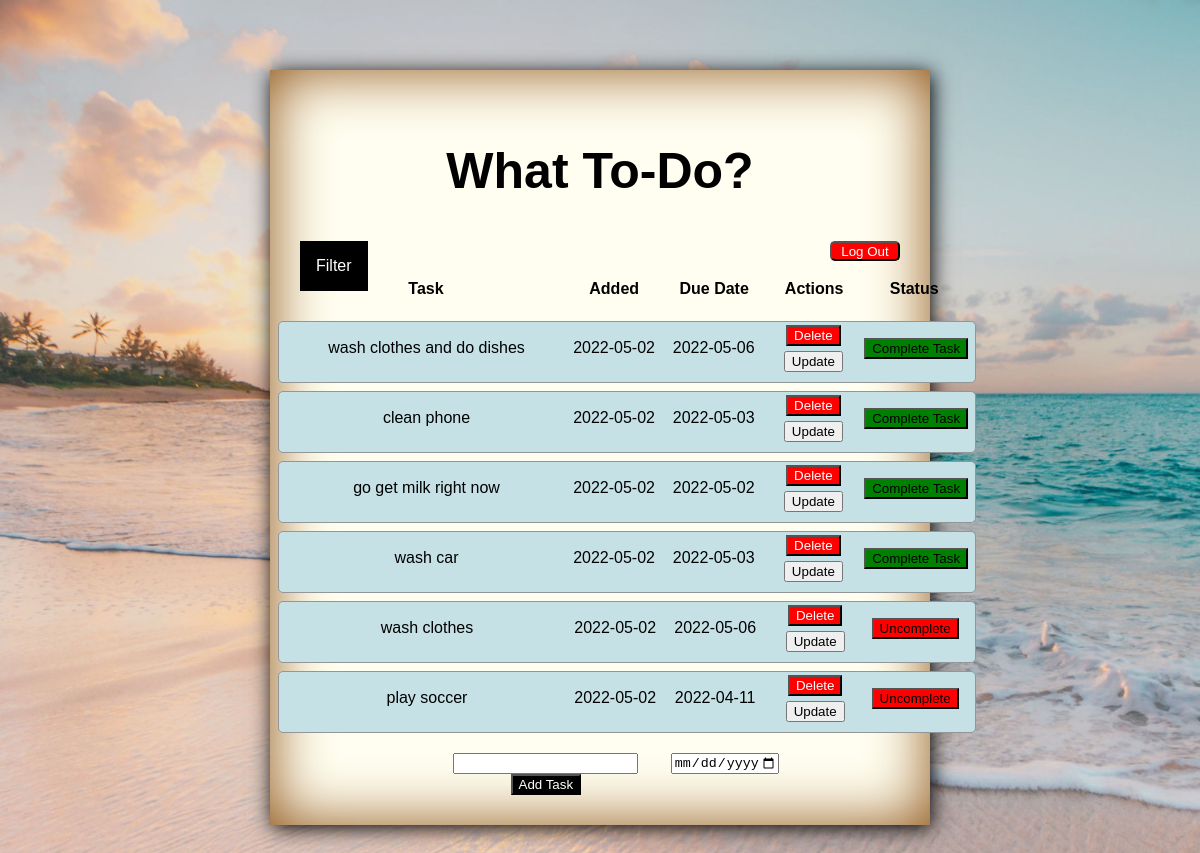
The page /notcompleted (signed in) on the database its author committed.
### app.py (models this page shows, shortened)
class Todo(db.Model):
    __table_name__ = "todo"
    id = db.Column(db.Integer, primary_key=True)
    user_id = db.Column(db.Integer, db.ForeignKey("user.id"))
    content = db.Column(db.String(200), nullable=False)
    completed = db.Column(db.Boolean, default=False)
    date_due = db.Column(db.DateTime, nullable=False, default=datetime.utcnow)
    date_completed = db.Column(db.DateTime, default=datetime.utcnow)
    date_created = db.Column(db.DateTime, default=datetime.utcnow)

### app.py (the view)
@app.route("/notcompleted")
def notcompleted():
    tasks = Todo.query.order_by(Todo.completed).filter_by(
        user_id=current_user.id).all()
    logged_in_user = User.query.filter_by(id=current_user.id).first()
    return render_template("index.html", tasks=tasks, user=logged_in_user)

### app.py (called while the page is built)
@login_manager.user_loader
def load_user(user_id):
    if user_id is not None:
        return User.query.get(user_id)
    return None

### templates/index.html (shortened to what this page needs)
{% extends 'base.html' %}
{% block body %}
<div class="container">
    <div class="backgroudC">
<section>
<div>
    <h1>What To-Do?</h1>
</div>
<div>
    <a href="/logout"><button class="logoutBtn">Log Out</button></a>
</div>
</section>
<div>
    <ul>
        <li>Filter</a>
        </li>
    </ul>
  </div>
<div class="table-container">
    {% if tasks|length < 1 %}
    <h4>There are no tasks. Create a task.</h4>
    {% else %}
    <table>
        <tr class="table-headers">
            <th class="th1">Task</th>
            <th class="th2">Added</th>
            <th class="th3">Due Date</th>
            <th class="th4">Actions</th>
            <th class="th5">Status</th>
        </tr>
        {% for task in tasks %}
            <tr class="tasks">
                <td class="task">{{ task.content }}</td>
                <td class="added">{{ task.date_created.date() }}</td>
                <td class="dueDate">{{task.date_due.date()}}</td>
                <td class="actions">
                    <a href="/delete/{{ task.id }}"><button class="deleteBtn ">Delete</button></a>
                    <br>
                    <a href="/update/{{ task.id }}"><button>Update</button></a>
                </td>
                <td class="completed">
                    {% if task.completed == True %}
                    <form action="/incomplete/{{ task.id }}" method="POST">
                        <input type="submit" class="uncompleteBtn" value="Uncomplete" />
                    </form>
                    {% else %}
                    <form action="/complete/{{ task.id }}" method="POST" >
                        <input
                        type="submit"
                        class="completeBtn"
                        value="Complete Task"
                        />
                    </form>
                    {% endif %}
                </td>
            </tr>
        {% endfor %}
    </table>
    {% endif %}
</div>
    <form class="calandaddBtn" actions="/" method="POST">
        <div class="addtaskContainer">
            <input type="text" name="content" id="content">
            <input type="submit" class="addTaskBtn" value="Add Task">
        </div>
        <div>
            <input
              class="calender"
              type="date"
              id="date"
              name="date_due"
              value= null
              min="2022-05-02"
              max="2028-12-31"
              style="margin-right: 2%"
            />
          </div>
    </form>
    </div>
</div>
{% endblock %}

### static/css/main.css (style rules this page uses)
body { margin: 0; font-family: sans-serif; }
h1 { color: black; font-family: sans-serif; font-size: 50px; }
.container { margin: 0px; margin-left: 0px; margin-right: 0px; width: 100%; height: 70%; padding: 70px 0; text-align: center; }
.backgroudC { padding: 30px; width: 50%; margin: auto; justify-content: center; box-shadow: 2px 3px 20px black, 0 0 60px #8a4d0f inset; background: #fffef0; }
.table-container { display: flex; justify-content: center; margin: auto; width: 85%; padding: 10px; }
.table-headers { border-radius: 5px; align-items: center; justify-content: space-between; height: 30px; margin-bottom: 8px; padding: 5px 10px; display: flex; width: 95%; }
.tasks { border-radius: 5px; align-items: center; justify-content: space-between; border: 1px solid #939697; cursor: pointer; background-color: #c5e1e6; height: 50px; margin-bottom: 8px; padding: 5px 10px; display: flex; width: 95%; }
.th1 { width: 280px; height: auto; margin: 0px 0px 8px; }
.th2 { width: 100px; height: auto; margin: 0px 0px 8px; }
.th3 { width: 100px; height: auto; margin: 0px 0px 8px; }
.th4 { width: 100px; height: auto; margin: 0px 0px 8px; }
.th5 { width: 100px; height: auto; margin: 0px 0px 8px; }
.task { width: 280px; height: auto; margin: 0px 0px 8px; }
.added { width: 100px; height: auto; margin: 0px 0px 8px; }
.dueDate { width: 100px; height: auto; margin: 0px 0px 8px; }
.actions { width: 100px; height: auto; margin: 0px 0px 8px; }
.completed { width: 100px; height: auto; margin: 0px 0px 8px; }
html { background-image: url("/static/backgroundjpg.jpg"); background-repeat: no-repeat; background-size: cover; }

### static/css/buttons.css (style rules this page uses)
.deleteBtn { background-color: red; color: white; margin-bottom: 5px; }
.completeBtn { background-color: green; }
.uncompleteBtn { background-color: red; }
.logoutBtn { float: right; background-color: red; color: white; width: 70px; height: 20px; border-radius: 5px; }
.addTaskBtn { background-color: black; color: white; }
.calandaddBtn { display: flex; justify-content: center; }
.addtaskContainer { width: 250px; height: auto; }

### static/css/filter.css (style rules this page uses)
a { text-decoration: none; }
ul { background: black; list-style: none; margin: 0; padding-left: 0; }
li { color: white; background: black; display: block; float: left; padding: 1rem; position: relative; text-decoration: none; transition-duration: 0.5s; }

### rows shown on the page
Todo: content "wash clothes and do dishes", date_created "2022-05-02", date_due "2022-05-06"
Todo: content "clean phone", date_created "2022-05-02", date_due "2022-05-03"
Todo: content "go get milk right now", date_created "2022-05-02", date_due "2022-05-02"
Todo: content "wash car", date_created "2022-05-02", date_due "2022-05-03"
Todo: content "wash clothes", date_created "2022-05-02", date_due "2022-05-06"
Todo: content "play soccer", date_created "2022-05-02", date_due "2022-04-11"
